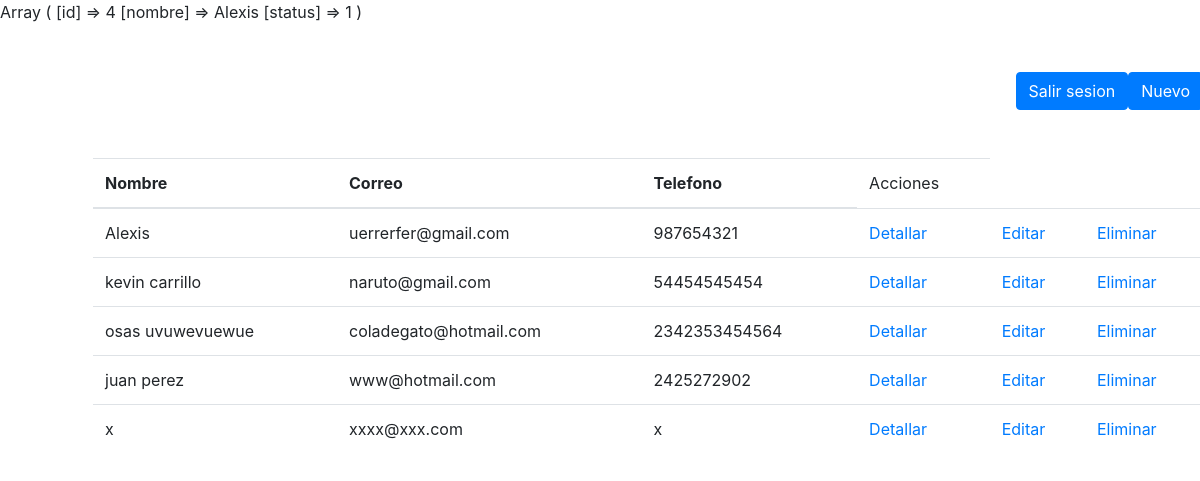
The page /MODULOS/USUARIOS/ (signed in) on the database its author committed.
### tables this page shows
CREATE TABLE IF NOT EXISTS `usuario` (
  `ID_User` int(11) NOT NULL AUTO_INCREMENT,
  `Nombre_User` varchar(100) NOT NULL,
  `Telefono_User` varchar(20) NOT NULL,
  `Direccion_User` varchar(150) NOT NULL,
  `Correo_User` varchar(100) NOT NULL,
  `Password_User` varchar(15) NOT NULL,
  `Status` int(1) NOT NULL DEFAULT '1',
  PRIMARY KEY (`ID_User`)
);

### MODULOS/USUARIOS/index.php (the view, shortened to what this page needs)
<!DOCTYPE html>
<html lang="es-MX">
<head>
<link rel="stylesheet" href="https://stackpath.bootstrapcdn.com/bootstrap/4.5.0/css/bootstrap.min.css"
</head>
<body>
<?php
print_r($_SESSION);
?>
<?php
require_once 'conexion.php';
?>
<div class="container">
	<div class="row">
		<div class="col-sm-12 m-5">
			<a href="fomulario_usuarios.php" class="btn btn-primary float-right">Nuevo </a>
			<a href ="cerrarsesion.php" class="btn btn-primary float-right mb-5">Salir sesion</a>
	<div class="table-responsive">
		<table class="table table-stripped">
			<thead>
				<tr>
					<th>Nombre</th>
					<th>Correo</th>
					<th>Telefono</th>
					<td>Acciones</td>
				</tr>
			</thead>
			<tbody>
				<?php
				$Consulta ="SELECT * FROM usuario";
				$Resultado = mysqli_query($mysqli, $Consulta);
				while($Fila= mysqli_fetch_array($Resultado)){
				?>
				<tr>
					<td>   <?php echo $Fila ["Nombre_User"]; ?>  </td>
					<td>  <?php echo $Fila ["Correo_User"]; ?> </td>
					<td>  <?php echo $Fila ["Telefono_User"]; ?> </td>
					<td><a href="detalle_usuarios.php?id=<?php echo $Fila["ID_User"]; ?> ">Detallar</a></td>
					<td><a href="fedicion_usuario.php?id=<?php echo $Fila["ID_User"]; ?> ">Editar</a></td>
					<td><a href="eliminar_usuarios.php?id=<?php echo $Fila["ID_User"]; ?> ">Eliminar</a></td>
				</tr>
			<?php }?>
			</tbody>
		</table>
		</div>
	</div>
</div>
	</div>
</body>
</html>

### rows shown on the page
usuario: Nombre_User "Alexis", Correo_User "uerrerfer@gmail.com", Telefono_User "987654321"
usuario: Nombre_User "kevin carrillo", Correo_User "naruto@gmail.com", Telefono_User "54454545454"
usuario: Nombre_User "osas uvuwevuewue", Correo_User "coladegato@hotmail.com", Telefono_User "2342353454564"
usuario: Nombre_User "juan perez", Correo_User "www@hotmail.com", Telefono_User "2425272902"
usuario: Nombre_User "x", Correo_User "xxxx@xxx.com", Telefono_User "x"
